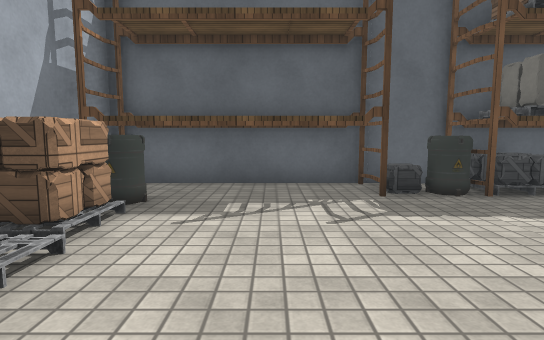
[1] (above)

13 first-person views from a walk through a 3-D level made in the Unity game engine. The camera is 1.2 m above the floor, tilts 6° down and sees 80° across. The floor is counted in squares, 1 m on a side. Each view is taken from the middle of a square. On the plan, view 1 faces up. The plan holds only what a view shows up to about 14 squares ahead; the rest is blank. The place goes on beyond the plan. The player is left out. Some animated figures are left out. Some surface patterns are stand-ins.

[2]
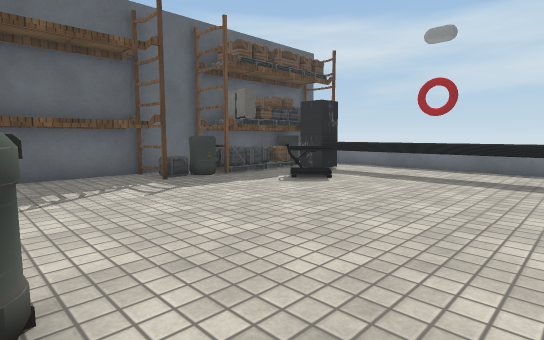

[3]
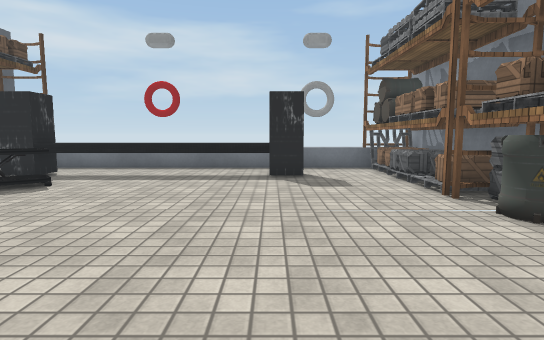

[4]
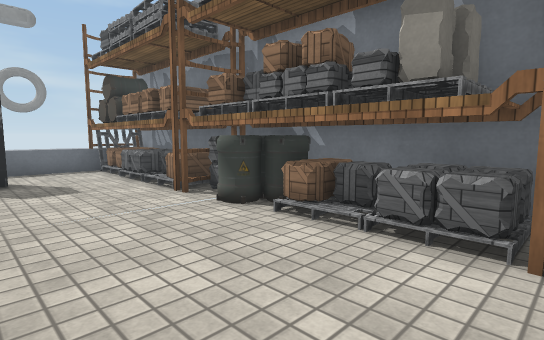

[5]
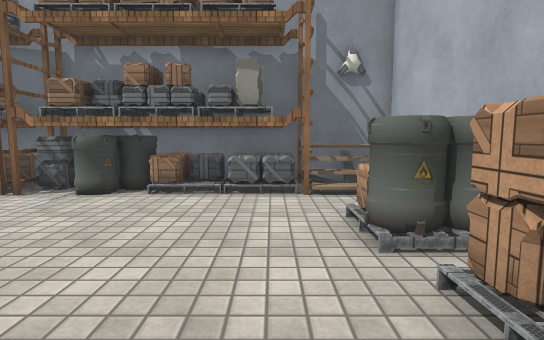

[6]
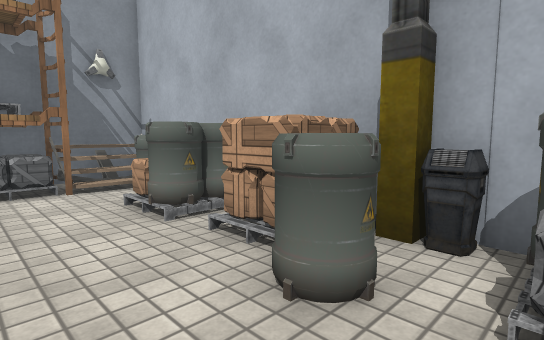

[7]
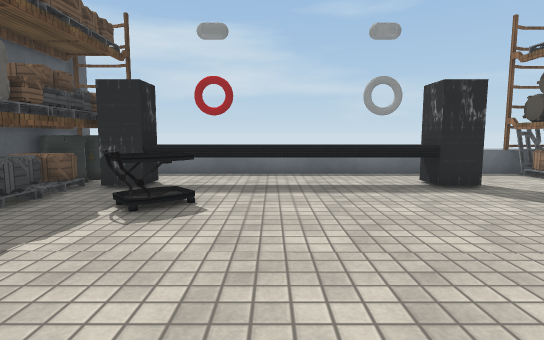

[8]
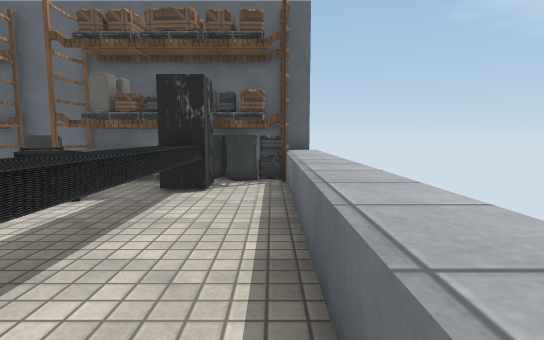

[9]
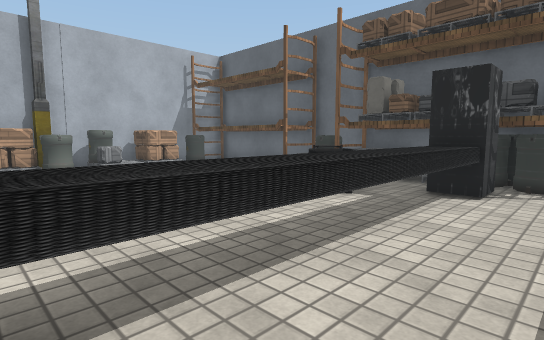

[10]
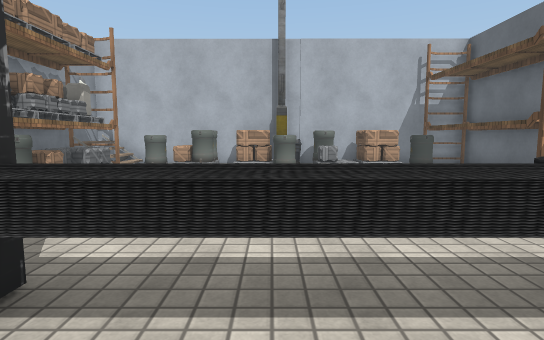

[11]
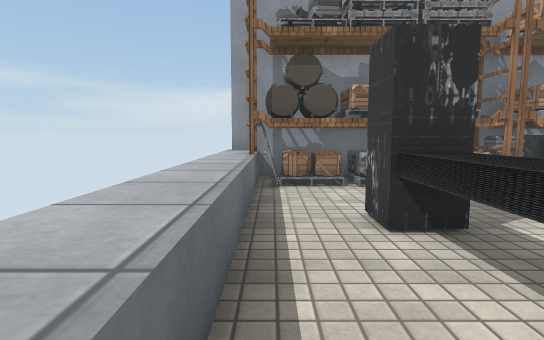

[12]
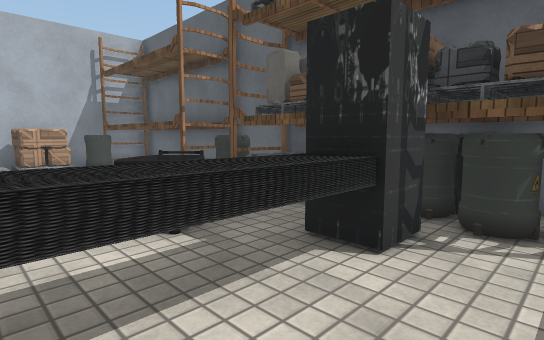

[13]
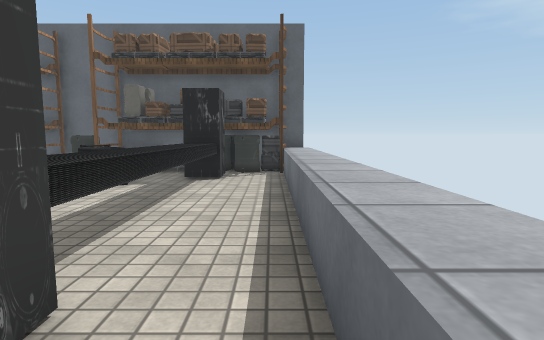

### Floor plan
Key: @ floor where view 1 was taken; # wall or solid block; x gap in a wall; . main floor; : floor 0.5 m higher than the main floor; / step, stairs or slope; ^ raised ledge; v drop or lower ground; S shelf; C crate; B barrel; P pallet; A cart; O other object.
Columns run from 4 left of view 1 to 11 right of it. Each row starts with its distance up from view 1.
  8 #SSSSS###CSSSBS^
  7 #SSSSSSCBCPPPPC^
  6 #BB.........S..^
  5 #C........A.x..^
  4 #C.......AA.^..^
  3 #//.........^..^
  2 #BC.........^..^
  1 # B.........^..^
  0 #CB.@.......^..^
 -1 #C..........^..^
 -2 #B..........#..^
 -3 #BB.........O..^
 -4 #B.............^
 -5 #B.....B.......^
 -6 #:SCPPPPCCPPPBPS
 -7 #vSPPPPPCCPPPBBS
 -8 ################

Positions as (right, up) in squares from view 1, and headings:
1: (0, 0), facing up
2: (-2, -2), facing up-right
3: (-2, -2), facing right
4: (-2, -2), facing down-right
5: (-1, 1), facing down
6: (0, 2), facing down-left
7: (0, 2), facing right
8: (10, -2), facing up
9: (10, -2), facing up-left
10: (10, 0), facing left
11: (10, 2), facing down
12: (10, 2), facing up-left
13: (10, -4), facing up
